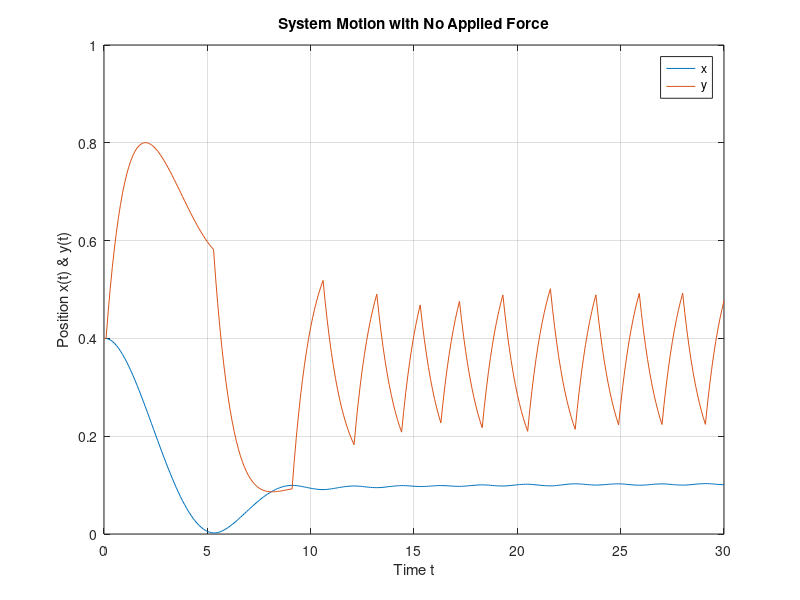

This chart was generated by the following MATLAB code:
% Clair Cunningham	Numerical Methods	Midterm Part 2
% Mechanical System
% Reset variables, close windows, and clear command window.
clear all; close all; clc;

%set up constants
dt = 0.1;
tmax = 30;
t = 0:0.1:tmax;
tcount = 0;
M = 20;
K1 = 2;
K2 = 5;
B1 = 0.1;
B2 = 8;
x0 = 0.4;
y0 = 0.4;
vx0 = 0;
Fx=0;

% initiate forward Euler integration scheme
i = 1; n = 1;
x(i) = x0;
y(i) = y0;
v(i) = vx0;
vgrad(i) = 0;
ygrad(i) = 0;
farray(i) = Fx;

while tcount<=tmax
    if v(i)>=0 %checks for negative velocity and how to set the force
        Fapplied = 0;
    else
        Fapplied = Fx;
    end
	vgrad(i) = (-(K1+K2)*x(i)+K1*y(i)-B1*v(i))/M;
	ygrad(i) = (4/B2)*(K1*x(i)-K1*y(i)+Fapplied);
	v(i+1) = v(i) + vgrad(i)*dt;
	x(i+1) = x(i) + v(i)*dt;
	y(i+1) = y(i) + ygrad(i)*dt;
    i = i + 1; %while loop counter
    tcount = tcount + 0.1; %time step = 0.1;
    if x(i)<0  %Reset Process and Increase Applied Constant Force
        farray(n) = Fx; %stores change in force in an array
        Fx = Fx+0.01;
        i = 1;
        tcount = 0;  
        n = n+1; %for loop counter
    end    
end
farray(n) = Fx;
%Plot Positions of Mechanical System Components
figure(1)
plot(t,x,t,y)
grid on
title('System Motion with No Applied Force')
xlabel('Time t')
ylabel('Position x(t) & y(t)')
legend('x','y')

